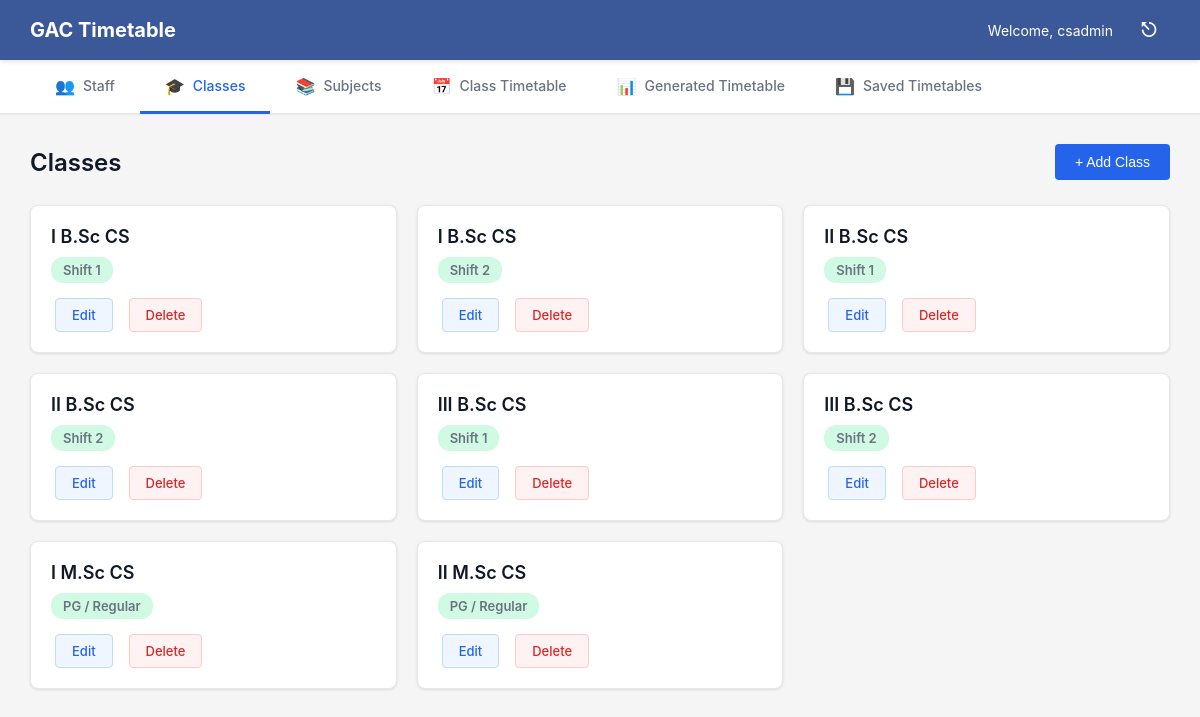
/Class/class.php (signed in), run on the app's committed database.
### tables this page shows
CREATE TABLE `classes` (
  `id` int(11) NOT NULL,
  `name` varchar(50) DEFAULT NULL,
  `shift` varchar(50) DEFAULT NULL
);

### Class/class.php (the view, shortened to what this page needs)
<?php
$conn = getConnection();
$result = $conn->query("SELECT * FROM classes ORDER BY
    CASE
        WHEN name LIKE 'I B.Sc%' AND shift LIKE 'Shift 1%' THEN 1
        WHEN name LIKE 'I B.Sc%' AND shift LIKE 'Shift 2%' THEN 2
        WHEN name LIKE 'II B.Sc%' AND shift LIKE 'Shift 1%' THEN 3
        WHEN name LIKE 'II B.Sc%' AND shift LIKE 'Shift 2%' THEN 4
        WHEN name LIKE 'III B.Sc%' AND shift LIKE 'Shift 1%' THEN 5
        WHEN name LIKE 'III B.Sc%' AND shift LIKE 'Shift 2%' THEN 6
        WHEN name LIKE 'I M.Sc%' THEN 7
        WHEN name LIKE 'II M.Sc%' THEN 8
        ELSE 99
    END,
    name, shift");
?>
<!DOCTYPE html>
<html lang="en">
<head>
    <link rel="stylesheet" href="../Assets/css/style.css?v=1773498759">
</head>
<body>
    <nav class="navbar">
        <div class="nav-brand">GAC Timetable</div>
        <div class="nav-user">
            Welcome,
            <?php echo htmlspecialchars($_SESSION['user_name']); ?>
            <a href="../Logout/logout.php" class="logout-icon">⎋</a>
        </div>
    </nav>
    <div class="tabs">
        <a href="../Staff/staff.php" class="tab">
            <span class="tab-icon">👥</span> Staff
        </a>
        <a href="class.php" class="tab active">
            <span class="tab-icon">🎓</span> Classes
        </a>
        <a href="../Subject/subject.php" class="tab">
            <span class="tab-icon">📚</span> Subjects
        </a>
        <a href="../Generate_Timetable/redirect_timetable.php" class="tab">
            <span class="tab-icon">📅</span> Class Timetable
        </a>
        <a href="../Generate_Timetable/generated_timetable_view.php" class="tab">
            <span class="tab-icon">📊</span> Generated Timetable
        </a>
        <a href="../SavedTimetable/saved_timetable.php" class="tab">
            <span class="tab-icon">💾</span> Saved Timetables
        </a>
    </div>
    <div class="content">
        <div class="page-title">
            <h2>Classes</h2>
            <button class="btn btn-add" onclick="window.location.href='class_add.php'">+ Add Class</button>
        </div>
        <div class="card-grid">
            <?php while ($row = $result->fetch_assoc()): ?>
                <div class="card">
                    <h3>
                        <?php echo htmlspecialchars($row['name']); ?>
                    </h3>
                    <p class="badge">
                        <?php echo htmlspecialchars($row['shift']); ?>
                    </p>
                    <div class="card-actions">
                        <a href="class_edit.php?id=<?php echo $row['id']; ?>" class="btn-action btn-edit">Edit</a>
                        <a href="class.php?delete=<?php echo $row['id']; ?>" class="btn-action btn-delete"
                            onclick="return confirm('Are you sure you want to delete this class?')">Delete</a>
                    </div>
                </div>
            <?php endwhile; ?>
        </div>
    </div>
</body>
</html>

### Assets/css/style.css (style rules this page uses)
* { margin: 0; padding: 0; box-sizing: border-box; }
body { font-family: -apple-system, BlinkMacSystemFont, "Segoe UI", Roboto, "Helvetica Neue", Arial, sans-serif; background-color: #f5f5f5; color: #333; }
.btn { padding: 10px 20px; border: none; border-radius: 4px; cursor: pointer; font-size: 14px; font-weight: 500; transition: all 0.3s; text-decoration: none; display: inline-block; }
.btn-add { background-color: #2563eb; color: white; padding: 10px 20px; border-radius: 4px; text-decoration: none; font-size: 14px; font-weight: 500; display: inline-block; border: none; cursor: pointer; }
.navbar { background-color: #3b5998; color: white; padding: 15px 30px; display: flex; justify-content: space-between; align-items: center; box-shadow: 0 2px 4px rgba(0, 0, 0, 0.1); position: fixed; top: 0; left: 0; width: 100%; height: 60px; z-index: 1000; }
.nav-brand { font-size: 20px; font-weight: bold; }
.nav-user { display: flex; align-items: center; gap: 15px; font-size: 14px; }
.logout-icon { color: white; text-decoration: none; font-size: 20px; display: inline-flex; align-items: center; justify-content: center; width: 42px; height: 42px; border-radius: 6px; transition: background-color 0.3s; }
.tabs { background-color: white; display: flex; border-bottom: 1px solid #e5e7eb; padding: 0 30px; box-shadow: 0 1px 2px rgba(0, 0, 0, 0.05); position: fixed; top: 60px; left: 0; width: 100%; height: 54px; z-index: 999; }
.tab { padding: 15px 25px; text-decoration: none; color: #6b7280; border-bottom: 3px solid transparent; transition: all 0.3s; display: flex; align-items: center; gap: 8px; font-weight: 500; font-size: 14px; position: relative; margin-bottom: -1px; }
.tab-icon { font-size: 16px; }
.tab.active { color: #2563eb; border-bottom: 3px solid #2563eb; }
.content { padding: 30px; padding-top: 144px; max-width: 1400px; margin: 0 auto; }
.page-title { display: flex; justify-content: space-between; align-items: center; margin-bottom: 25px; }
.page-title h2 { font-size: 24px; color: #111827; font-weight: 600; }
.btn-action { padding: 8px 16px; margin: 0 4px; border-radius: 4px; text-decoration: none; cursor: pointer; display: inline-block; font-size: 13px; font-weight: 500; transition: all 0.3s; }
.btn-edit { color: #2563eb; background-color: #eff6ff; border: 1px solid #bfdbfe; }
.btn-delete { color: #dc2626; background-color: #fef2f2; border: 1px solid #fecaca; }
.card-grid { display: grid; grid-template-columns: repeat(auto-fill, minmax(280px, 1fr)); gap: 20px; }
.card { background: white; padding: 20px; border: 1px solid #e5e7eb; border-radius: 8px; box-shadow: 0 1px 3px rgba(0, 0, 0, 0.1); }
.card h3 { font-size: 18px; margin-bottom: 10px; color: #111827; font-weight: 600; }
.card p { font-size: 13px; color: #6b7280; margin-bottom: 15px; }
.card-actions { display: flex; gap: 8px; }
.badge { display: inline-block; padding: 5px 12px; border-radius: 12px; font-size: 11px; font-weight: 600; background-color: #d1fae5; color: #065f46; }

### data on the page
classes: name "I B.Sc CS", shift "Shift 1"
classes: name "I B.Sc CS", shift "Shift 2"
classes: name "II B.Sc CS", shift "Shift 1"
classes: name "II B.Sc CS", shift "Shift 2"
classes: name "III B.Sc CS", shift "Shift 1"
classes: name "III B.Sc CS", shift "Shift 2"
classes: name "I M.Sc CS", shift "PG / Regular"
classes: name "II M.Sc CS", shift "PG / Regular"

### other printed values
$_SESSION['user_name'] "csadmin"
